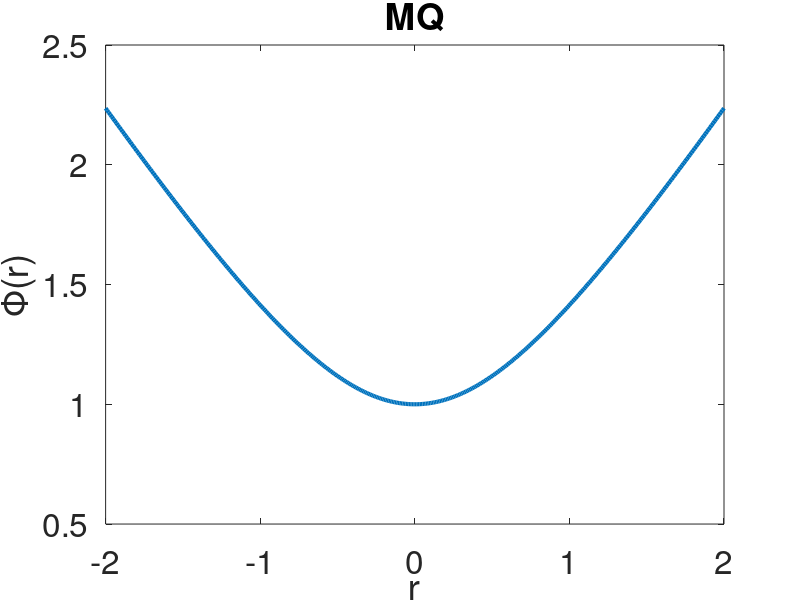
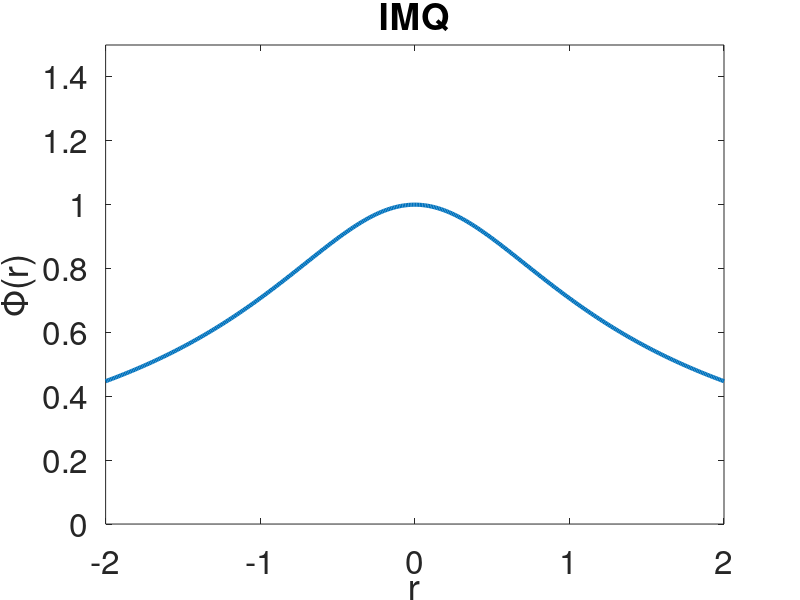
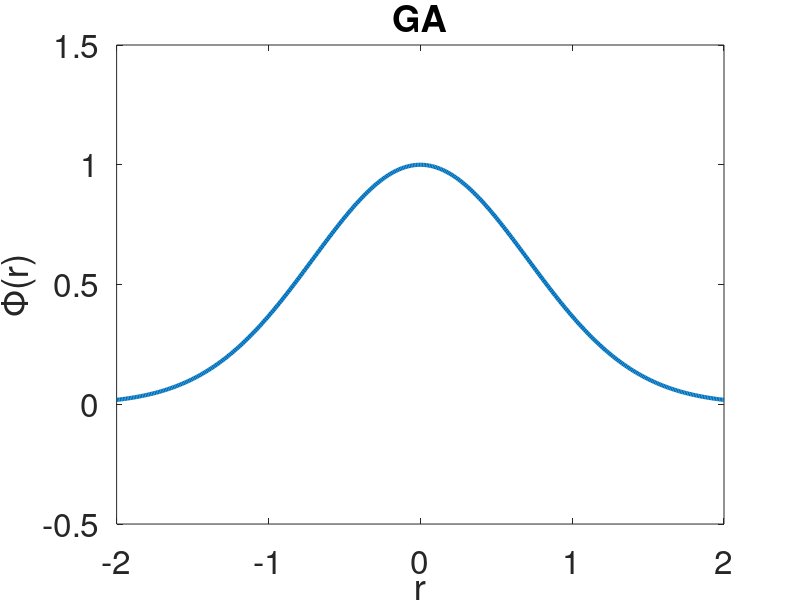
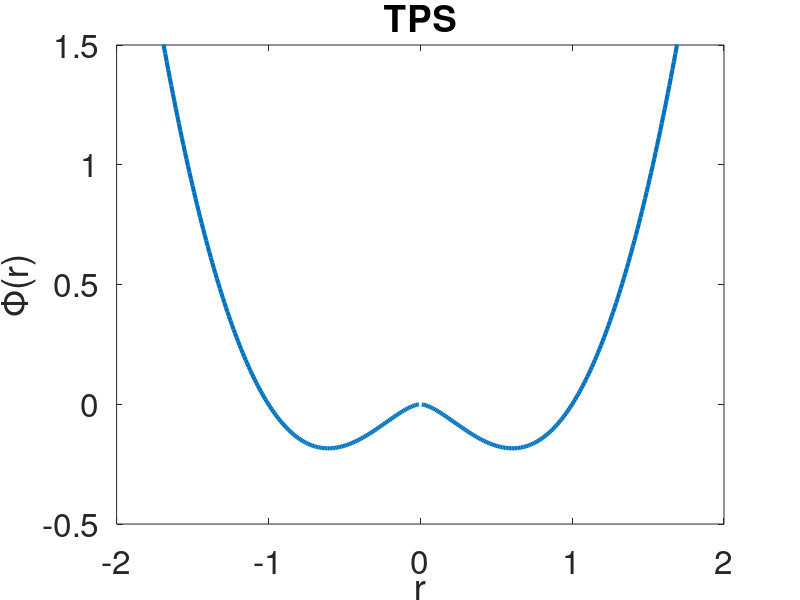

Source code (MATLAB) for these figures, in order:
function[]=plotRBFs()

x = -2:0.01:2;
r = abs(x); 
e = 1; 
fontsize = 24; 
linewidth=3;

figure(1)
p1=plot(x,MQ(r,e),'LineWidth',linewidth); 
set(gca,'FontSize',fontsize);
axis([-2 2 0.5 2.5]);
title('MQ');
xlabel('r');
ylabel('\Phi(r)');
%grid on; 
print -deps mq_rbf.eps

figure(2)
p2=plot(x,IMQ(r,e),'LineWidth',linewidth); 
set(gca,'FontSize',fontsize);
axis([-2 2 0 1.5]);
title('IMQ');
xlabel('r');
ylabel('\Phi(r)');
%grid on; 
print -deps imq_rbf.eps

figure(3)
p3=plot(x,GA(r,e),'LineWidth',linewidth); 
set(gca,'FontSize',fontsize);
axis([-2 2 -0.5 1.5]);
title('GA');
xlabel('r');
ylabel('\Phi(r)');
%grid on; 
print -deps ga_rbf.eps

figure(4)
p4=plot(x,TPS(r,e),'LineWidth',linewidth); 
set(gca,'FontSize',fontsize);
axis([-2 2 -0.5 1.5]);
title('TPS');
xlabel('r');
ylabel('\Phi(r)');
%grid on; 
print -deps tps_rbf.eps

figure(5)
p5=plot(x,W2(r,e),'LineWidth',linewidth); 
set(gca,'FontSize',fontsize);
axis([-2 2 -0.5 1.5]);
title('W2');
xlabel('r');
ylabel('\Phi(r)');
set(gcf, 'PaperUnits', 'inches');
set(gcf, 'PaperSize', [4 4]);
print -deps w2_rbf.eps
%grid on; 
end

function[phi] = MQ(r,eps)
    phi=sqrt(1+(eps*r).^2);
end

function[phi] = IMQ(r,eps)
    phi=1./(sqrt(1.+(eps.*r).^2));
end

function[phi] = GA(r,eps)
    phi=exp(-(eps.*r).^2);
end

function[phi] = TPS(r,eps)
    phi=(r.^2) .* log(r);
end

function[phi] = W2(r,eps)
    phi=((1-eps.*r).^4) .* (4.*eps.*r + 1);
end